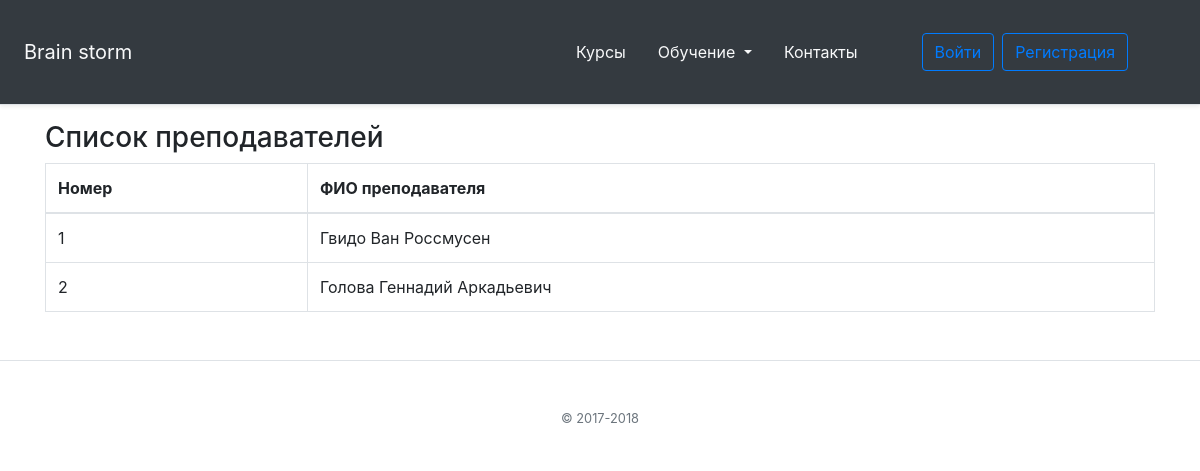
Before: /teachers/ with the older database file.
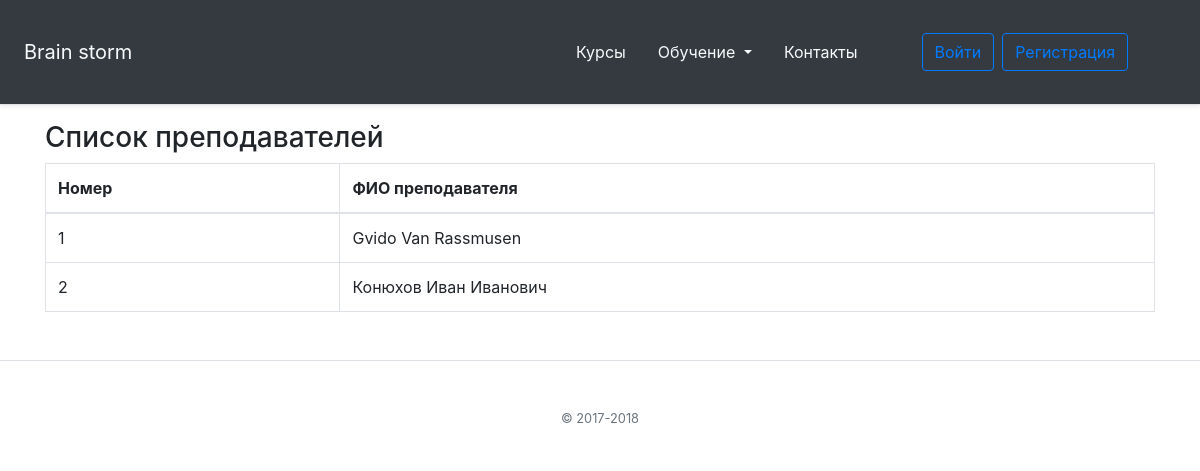
After: the same page with the newer database file.
### online_school/models.py (models this page shows)
class AbstractPeopleNamesMixin(models.Model):
    class Meta:
        abstract = True
    last_name = models.CharField(max_length=255)
    first_name = models.CharField(max_length=255)
    patronymic = models.CharField(max_length=255)

class AbstractDateTimeMixin(models.Model):
    class Meta:
        abstract = True
    created = models.DateTimeField(auto_now_add=True)
    updated = models.DateTimeField(auto_now=True)

class Teacher(AbstractPeopleNamesMixin, AbstractDateTimeMixin):
    class Meta:
        ordering = ('id',)
    courses = models.ManyToManyField('Course', blank=True, null=True, related_name='Teacher', through='Course_Teachers')
    def __str__(self):
        return f'{self.last_name} {self.first_name} {self.patronymic}'

### online_school/views.py (the view)
# urls.py: path('teachers/', views.TeachersListView.as_view(), name='teachers'),
class TeachersListView(ListView):
    template_name = 'online_school/teachers.html'
    model = Teacher

### online_school/templates/online_school/teachers.html
{% extends 'online_school/base.html' %}
{% block body %}
  <div class="container">
    <h3>Список преподавателей</h3>
    <table class="table table-bordered">
        <thead>
        <tr>
            <th>Номер</th>
            <th>ФИО преподавателя</th>
        </tr>
        </thead>
        <tbody>
        {% for teacher in object_list %}
        <tr>
            <td>{{ teacher.id}}</td>
            <td>{{ teacher }}</td>
        </tr>
        {% empty %}
        <tr>
            <td>1</td>
            <td>No teacher yet.</td>
        </tr>
        {% endfor %}
        </tbody>
    </table>
</div>
{% endblock %}

Changed rows visible on the page:
changed Teacher id 1: last_name+first_name+patronymic "Гвидо Ван Россмусен" → "Gvido Van Rassmusen"
changed Teacher id 2: last_name+first_name+patronymic "Голова Геннадий Аркадьевич" → "Конюхов Иван Иванович"
